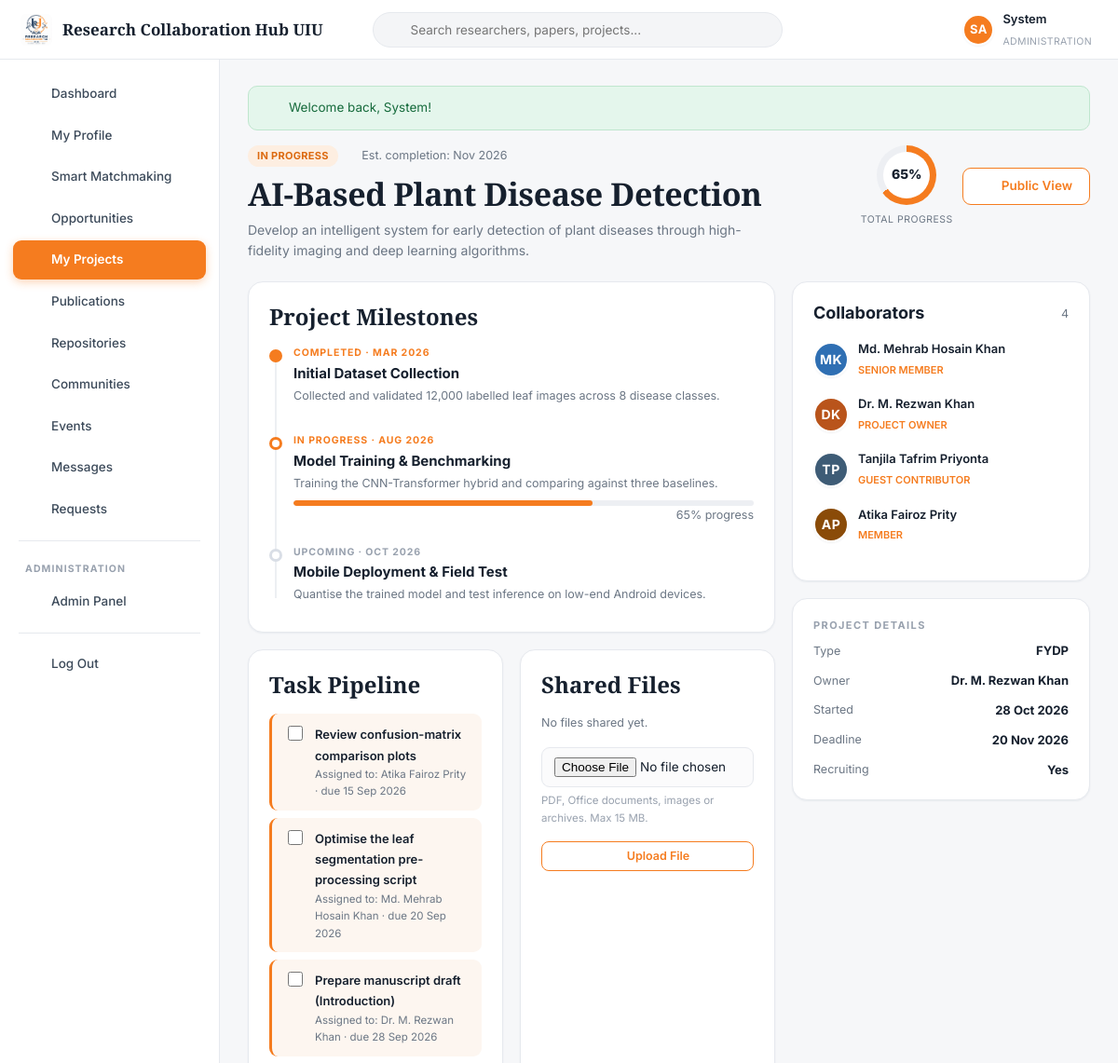
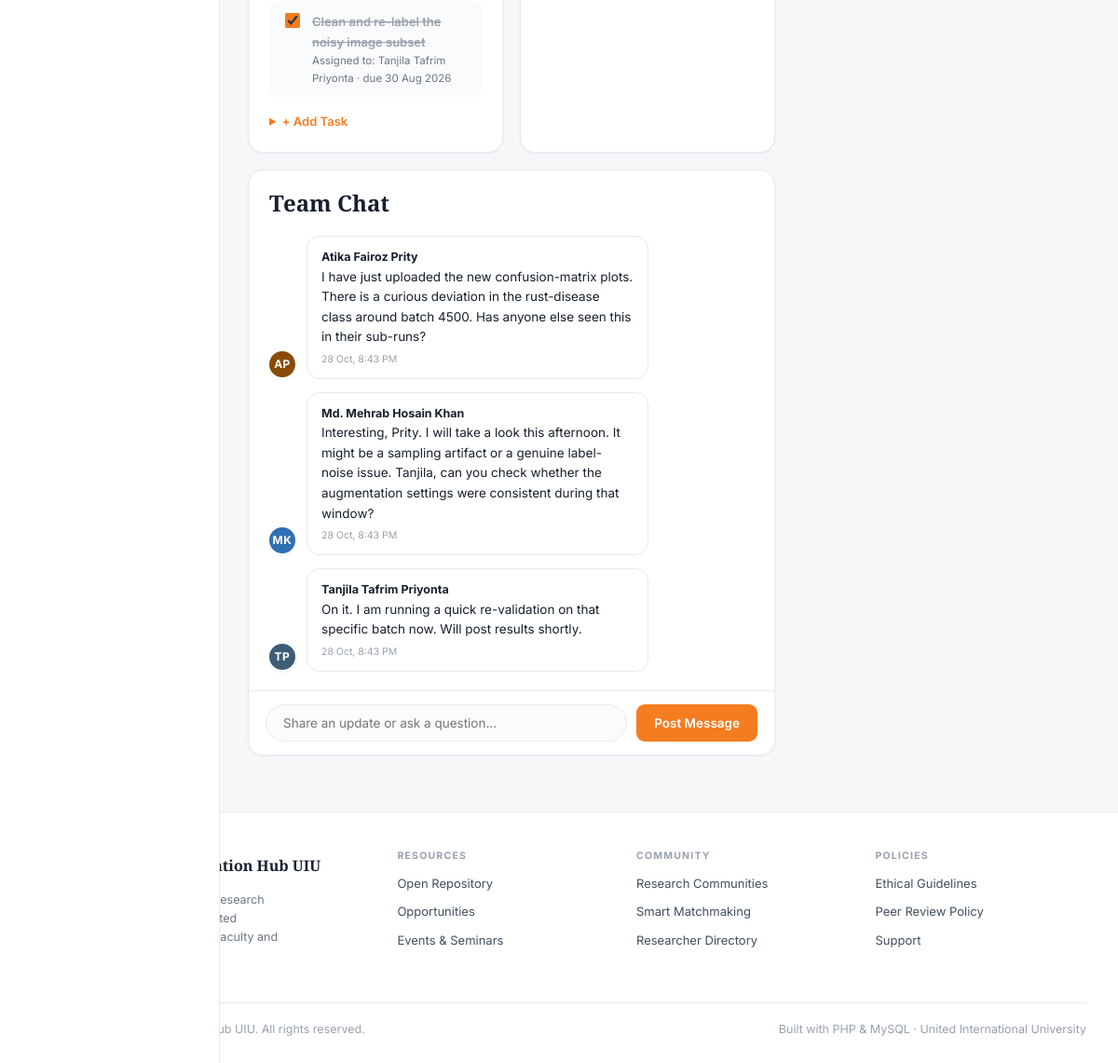
Screenshot of /project.php?id=1 (signed in) with the database file from the repository (2 pictures, top to bottom).
### tables this page shows
CREATE TABLE `users` (
  `id`                INT AUTO_INCREMENT PRIMARY KEY,
  `first_name`        VARCHAR(60)  NOT NULL,
  `last_name`         VARCHAR(60)  NOT NULL,
  `email`             VARCHAR(150) NOT NULL UNIQUE,
  `password`          VARCHAR(255) NOT NULL,
  `role`              ENUM('student','faculty','admin') NOT NULL DEFAULT 'student',
  `researcher_type`   ENUM('student_academic','corporate','gov_ngo','medical','non_researcher') DEFAULT 'student_academic',
  `department`        VARCHAR(100) DEFAULT NULL,
  `university`        VARCHAR(150) DEFAULT 'United International University',
  `designation`       VARCHAR(120) DEFAULT NULL,
  `trimester`         VARCHAR(30)  DEFAULT NULL,
  `student_id`        VARCHAR(30)  DEFAULT NULL,
  `cgpa`              DECIMAL(3,2) DEFAULT NULL,
  `bio`               TEXT         DEFAULT NULL,
  `avatar`            VARCHAR(255) DEFAULT NULL,
  `cover`             VARCHAR(255) DEFAULT NULL,
  `phone`             VARCHAR(40)  DEFAULT NULL,
  `city`              VARCHAR(80)  DEFAULT 'Dhaka',
  `linkedin`          VARCHAR(200) DEFAULT NULL,
  `orcid`             VARCHAR(60)  DEFAULT NULL,
  `website`           VARCHAR(200) DEFAULT NULL,
  `availability`      VARCHAR(60)  DEFAULT NULL,
  `preferred_team`    VARCHAR(40)  DEFAULT NULL,
  `open_to_collab`    TINYINT(1)   NOT NULL DEFAULT 1,
  `status`            ENUM('active','suspended') NOT NULL DEFAULT 'active',
  `created_at`        DATETIME     NOT NULL DEFAULT CURRENT_TIMESTAMP
);

CREATE TABLE `projects` (
  `id`               INT AUTO_INCREMENT PRIMARY KEY,
  `owner_id`         INT NOT NULL,
  `title`            VARCHAR(200) NOT NULL,
  `summary`          VARCHAR(400) DEFAULT NULL,
  `description`      TEXT         DEFAULT NULL,
  `objectives`       TEXT         DEFAULT NULL,
  `project_type`     ENUM('FYDP','Thesis','RA','Research','Lab Work') NOT NULL DEFAULT 'Research',
  `status`           ENUM('pending','in_progress','completed') NOT NULL DEFAULT 'in_progress',
  `is_open`          TINYINT(1)   NOT NULL DEFAULT 1,
  `required_members` VARCHAR(30)  DEFAULT '2-3',
  `deadline`         DATE         DEFAULT NULL,
  `progress`         INT          NOT NULL DEFAULT 0,
  `created_at`       DATETIME     NOT NULL DEFAULT CURRENT_TIMESTAMP,
  FOREIGN KEY (`owner_id`) REFERENCES `users`(`id`) ON DELETE CASCADE
);

CREATE TABLE `milestones` (
  `id`          INT AUTO_INCREMENT PRIMARY KEY,
  `project_id`  INT NOT NULL,
  `title`       VARCHAR(200) NOT NULL,
  `description` TEXT DEFAULT NULL,
  `status`      ENUM('completed','in_progress','upcoming') NOT NULL DEFAULT 'upcoming',
  `progress`    INT NOT NULL DEFAULT 0,
  `due_date`    DATE DEFAULT NULL,
  FOREIGN KEY (`project_id`) REFERENCES `projects`(`id`) ON DELETE CASCADE
);

CREATE TABLE `tasks` (
  `id`          INT AUTO_INCREMENT PRIMARY KEY,
  `project_id`  INT NOT NULL,
  `title`       VARCHAR(200) NOT NULL,
  `assigned_to` INT DEFAULT NULL,
  `is_done`     TINYINT(1) NOT NULL DEFAULT 0,
  `due_date`    DATE DEFAULT NULL,
  `created_at`  DATETIME NOT NULL DEFAULT CURRENT_TIMESTAMP,
  FOREIGN KEY (`project_id`)  REFERENCES `projects`(`id`) ON DELETE CASCADE,
  FOREIGN KEY (`assigned_to`) REFERENCES `users`(`id`)    ON DELETE SET NULL
);

CREATE TABLE `project_messages` (
  `id`         INT AUTO_INCREMENT PRIMARY KEY,
  `project_id` INT NOT NULL,
  `user_id`    INT NOT NULL,
  `body`       TEXT NOT NULL,
  `created_at` DATETIME NOT NULL DEFAULT CURRENT_TIMESTAMP,
  FOREIGN KEY (`project_id`) REFERENCES `projects`(`id`) ON DELETE CASCADE,
  FOREIGN KEY (`user_id`)    REFERENCES `users`(`id`)    ON DELETE CASCADE
);

CREATE TABLE `project_members` (
  `id`          INT AUTO_INCREMENT PRIMARY KEY,
  `project_id`  INT NOT NULL,
  `user_id`     INT NOT NULL,
  `member_role` VARCHAR(60) NOT NULL DEFAULT 'Member',
  `joined_at`   DATETIME NOT NULL DEFAULT CURRENT_TIMESTAMP,
  UNIQUE KEY `uniq_member` (`project_id`,`user_id`),
  FOREIGN KEY (`project_id`) REFERENCES `projects`(`id`) ON DELETE CASCADE,
  FOREIGN KEY (`user_id`)    REFERENCES `users`(`id`)    ON DELETE CASCADE
);

### project.php (the view, shortened to what the rows shown need)
<?php
$me  = currentUser();
$uid = (int)$me['id'];
$pid = (int)input('id', 0);
$p = fetchOne('SELECT p.*, u.first_name, u.last_name FROM projects p
               JOIN users u ON u.id = p.owner_id WHERE p.id = ?', [$pid]);
$members    = fetchAll('SELECT pm.member_role, u.* FROM project_members pm
                        JOIN users u ON u.id = pm.user_id WHERE pm.project_id = ?
                        ORDER BY pm.joined_at', [$pid]);
$milestones = fetchAll('SELECT * FROM milestones WHERE project_id = ?
                        ORDER BY FIELD(status,"completed","in_progress","upcoming"), due_date', [$pid]);
$tasks      = fetchAll('SELECT t.*, u.first_name, u.last_name FROM tasks t
                        LEFT JOIN users u ON u.id = t.assigned_to
                        WHERE t.project_id = ? ORDER BY t.is_done, t.due_date', [$pid]);
$chat       = fetchAll('SELECT pm.*, u.first_name, u.last_name, u.avatar, u.id AS uid
                        FROM project_messages pm JOIN users u ON u.id = pm.user_id
                        WHERE pm.project_id = ? ORDER BY pm.created_at', [$pid]);
require_once ROOT_PATH . '/includes/header.php';
?>
<div class="page-head">
  <div>
    <div class="flex mb-1" style="gap:9px">
      <span class="badge badge-<?= e($p['status']) ?>"><?= e(statusLabel($p['status'])) ?></span>
      <span class="muted-sm"><?= icon('calendar', 13) ?>
        Est. completion: <?= $p['deadline'] ? fmtDate($p['deadline'], 'M Y') : 'Not set' ?></span>
    </div>
    <h1><?= e($p['title']) ?></h1>
    <p class="sub"><?= e($p['summary']) ?></p>
  </div>
  <div class="flex" style="gap:10px">
    <div class="text-center">
      <div class="ring ring-sm" style="--pct:<?= (int)$p['progress'] ?>">
        <div class="ring-inner"><?= (int)$p['progress'] ?>%</div>
      </div>
    </div>
  </div>
</div>
<div class="layout-main-side">
  <div class="flex-col" style="gap:18px">
    <div class="card">
      <div class="card-head"><h2>Project Milestones</h2></div>
      <?php if (!$milestones): ?>
        <p class="muted-sm">No milestones yet.</p>
      <?php else: ?>
        <div class="timeline">
          <?php foreach ($milestones as $m): ?>
            <div class="tl-item <?= $m['status'] === 'completed' ? 'done' : ($m['status'] === 'in_progress' ? 'active' : '') ?>">
              <div class="tl-kicker <?= $m['status'] === 'upcoming' ? 'grey' : '' ?>">
                <?= e(strtoupper(statusLabel($m['status']))) ?>
                <?= $m['due_date'] ? ' &middot; ' . fmtDate($m['due_date'], 'M Y') : '' ?>
              </div>
              <h4><?= e($m['title']) ?></h4>
              <?php if ($m['description']): ?>
                <p class="muted-sm mb-1"><?= e($m['description']) ?></p>
              <?php endif; ?>
              <?php if ($m['status'] === 'in_progress'): ?>
                <div class="progress"><span style="width:<?= (int)$m['progress'] ?>%"></span></div>
                <div class="text-right muted-sm"><?= (int)$m['progress'] ?>% progress</div>
              <?php endif; ?>
            </div>
          <?php endforeach; ?>
        </div>
      <?php endif; ?>
    </div>
    <div class="grid grid-2">
      <div class="card">
        <div class="card-head"><h2>Task Pipeline</h2></div>
        <?php if (!$tasks): ?>
          <p class="muted-sm">No tasks yet.</p>
        <?php else: foreach ($tasks as $t): ?>
          <form method="post" class="task-row <?= $t['is_done'] ? 'task-done' : 'open' ?>">
            <input type="checkbox" <?= $t['is_done'] ? 'checked' : '' ?> onchange="this.form.submit()">
            <span class="flex-1">
              <span class="t"><?= e($t['title']) ?></span>
              <span class="m" style="display:block">
                <?= $t['first_name'] ? 'Assigned to: ' . e($t['first_name'] . ' ' . $t['last_name']) : 'Unassigned' ?>
                <?= $t['due_date'] ? ' &middot; due ' . fmtDate($t['due_date']) : '' ?>
              </span>
            </span>
          </form>
        <?php endforeach; endif; ?>
      </div>
      <div class="card">
        <div class="card-head"><h2>Shared Files</h2></div>
      </div>
    </div>
    <div class="card" style="padding:0;overflow:hidden">
      <div class="card-head" style="padding:20px 22px 0;margin-bottom:0"><h2>Team Chat</h2></div>
      <div class="chat-thread" style="background:#fff">
        <?php if (!$chat): ?>
          <p class="muted-sm text-center">No messages yet. Start the conversation.</p>
        <?php else: foreach ($chat as $c): $mine = ((int)$c['uid'] === $uid); ?>
          <div class="bubble-row <?= $mine ? 'me' : '' ?>">
            <?= avatar(['id' => $c['uid'], 'first_name' => $c['first_name'],
                        'last_name' => $c['last_name'], 'avatar' => $c['avatar']], 32) ?>
            <div class="bubble">
              <strong style="font-size:12.5px"><?= e($c['first_name'] . ' ' . $c['last_name']) ?></strong>
              <div><?= nl2br(e($c['body'])) ?></div>
              <span class="tm"><?= fmtDate($c['created_at'], 'd M, g:i A') ?></span>
            </div>
          </div>
        <?php endforeach; endif; ?>
      </div>
    </div>
  </div>
  <div class="flex-col" style="gap:18px">
    <div class="card">
      <?php foreach ($members as $m): ?>
        <a class="flex mb-2" style="text-decoration:none;color:inherit"
           href="<?= url('profile.php?id=' . (int)$m['id']) ?>">
          <?= avatar($m, 38) ?>
          <span>
            <span style="font-size:13px;font-weight:600;display:block"><?= e(fullName($m)) ?></span>
            <span class="muted-sm" style="color:var(--orange);font-weight:600;font-size:11px;text-transform:uppercase">
              <?= e($m['member_role']) ?></span>
          </span>
        </a>
      <?php endforeach; ?>
    </div>
    <div class="card">
      <div class="flex-col" style="gap:11px">
        <div class="flex-between"><span class="muted-sm">Type</span><strong style="font-size:13px"><?= e($p['project_type']) ?></strong></div>
        <div class="flex-between"><span class="muted-sm">Owner</span><strong style="font-size:13px"><?= e($p['first_name'] . ' ' . $p['last_name']) ?></strong></div>
        <div class="flex-between"><span class="muted-sm">Started</span><strong style="font-size:13px"><?= fmtDate($p['created_at']) ?></strong></div>
        <div class="flex-between"><span class="muted-sm">Deadline</span><strong style="font-size:13px"><?= $p['deadline'] ? fmtDate($p['deadline']) : '--' ?></strong></div>
      </div>
    </div>
  </div>
</div>
<?php require_once ROOT_PATH . '/includes/footer.php'; ?>

### includes/header.php (shortened to what the rows shown need)
<?php
require_once ROOT_PATH . '/includes/icons.php';
$layout    = $layout    ?? (isLoggedIn() ? 'app' : 'public');
$me        = currentUser();
?>
<!DOCTYPE html>
<html lang="en">
<head>
<link rel="stylesheet" href="<?= url('assets/css/style.css') ?>">
</head>
<body class="layout-<?= e($layout) ?>">
<?php if ($layout === 'app'): ?>
<header class="topbar">
  <a class="brand" href="<?= url('dashboard.php') ?>">
    <img src="<?= url('assets/img/logo.jpg') ?>" alt="Logo">
    <span class="brand-name"><?= e(SITE_NAME) ?></span>
  </a>
  <form class="topsearch" action="<?= url('search.php') ?>" method="get" role="search">
    <span class="ico"><?= icon('search', 16) ?></span>
    <input type="search" name="q" placeholder="Search researchers, papers, projects..."
           value="<?= e($_GET['q'] ?? '') ?>">
  </form>
  <div class="topactions">
    <a class="icon-btn" href="<?= url('notifications.php') ?>" title="Notifications">
      <?= icon('bell', 19) ?>
    </a>
    <a class="icon-btn" href="<?= url('messages.php') ?>" title="Messages">
      <?= icon('mail', 19) ?>
    </a>
    <a class="topuser" href="<?= url('profile.php') ?>">
      <?= avatar($me, 34) ?>
      <span>
        <span class="nm"><?= e($me['first_name']) ?></span><br>
        <span class="rl"><?= e($me['department'] ?: ucfirst($me['role'])) ?></span>
      </span>
    </a>
  </div>
</header>
<div class="app">
  <nav class="sidebar" id="sidebar">
    <a href="<?= url('dashboard.php') ?>"     class="<?= isActive('dashboard.php') ? 'active' : '' ?>"><?= icon('dashboard') ?> Dashboard</a>
    <a href="<?= url('profile.php') ?>"       class="<?= isActive('profile.php') || isActive('profile_edit.php') ? 'active' : '' ?>"><?= icon('user') ?> My Profile</a>
    <a href="<?= url('matchmaking.php') ?>"   class="<?= isActive('matchmaking.php') ? 'active' : '' ?>"><?= icon('sparkle') ?> Smart Matchmaking</a>
    <a href="<?= url('opportunities.php') ?>" class="<?= isActive('opportunities.php') || isActive('opportunity.php') ? 'active' : '' ?>"><?= icon('bulb') ?> Opportunities</a>
    <a href="<?= url('projects.php') ?>"      class="<?= isActive('projects.php') || isActive('project.php') || isActive('project_form.php') ? 'active' : '' ?>"><?= icon('folder') ?> My Projects</a>
    <a href="<?= url('publications.php') ?>"  class="<?= isActive('publications.php') || isActive('publication.php') ? 'active' : '' ?>"><?= icon('file') ?> Publications</a>
    <a href="<?= url('repository.php') ?>"    class="<?= isActive('repository.php') ? 'active' : '' ?>"><?= icon('layers') ?> Repositories</a>
    <a href="<?= url('communities.php') ?>"   class="<?= isActive('communities.php') || isActive('community.php') || isActive('post.php') ? 'active' : '' ?>"><?= icon('users') ?> Communities</a>
    <a href="<?= url('events.php') ?>"        class="<?= isActive('events.php') ? 'active' : '' ?>"><?= icon('calendar') ?> Events</a>
    <a href="<?= url('messages.php') ?>"      class="<?= isActive('messages.php') ? 'active' : '' ?>">
      <?= icon('mail') ?> Messages
    </a>
    <a href="<?= url('requests.php') ?>"      class="<?= isActive('requests.php') ? 'active' : '' ?>"><?= icon('user-plus') ?> Requests</a>
    <?php if ($me['role'] === 'admin'): ?>
      <div class="sidebar-sep"></div>
      <div class="sidebar-label">Administration</div>
      <a href="<?= url('admin/index.php') ?>"><?= icon('shield') ?> Admin Panel</a>
    <?php endif; ?>
    <div class="sidebar-sep"></div>
    <a href="<?= url('logout.php') ?>"><?= icon('logout') ?> Log Out</a>
  </nav>
  <main class="app-main">
    <?php foreach (getFlashes() as $f): ?>
      <div class="alert alert-<?= e($f['type']) ?>"><?= icon($f['type'] === 'success' ? 'check-circle' : 'help', 17) ?><span><?= e($f['message']) ?></span></div>
    <?php endforeach; ?>
<?php endif; ?>

### includes/functions.php (shortened to what the rows shown need)
<?php
function e($value): string
{
    return htmlspecialchars((string)$value, ENT_QUOTES, 'UTF-8');
}
function url(string $path = ''): string
{
    return BASE_URL . ltrim($path, '/');
}
function getFlashes(): array
{
    $f = $_SESSION['flash'] ?? [];
    return $f;
}
function isLoggedIn(): bool
{
    return !empty($_SESSION['user_id']);
}
function currentUser(): ?array
{
    static $user = null;
    static $loaded = false;
    if ($loaded) { return $user; }
    $loaded = true;
    $user = fetchOne('SELECT * FROM users WHERE id = ? AND status = "active"', [$_SESSION['user_id']]);
    return $user;
}
function fullName(array $user): string
{
    return trim($user['first_name'] . ' ' . $user['last_name']);
}
function initials(array $user): string
{
    return strtoupper(substr($user['first_name'], 0, 1) . substr($user['last_name'], 0, 1));
}
function avatarUrl(?array $user): string
{
    return '';
}
function avatar(?array $user, int $size = 40, string $extraClass = ''): string
{
    $src = avatarUrl($user);
    $style = 'width:' . $size . 'px;height:' . $size . 'px;';
    $palette = ['#12305B', '#F57C1F', '#2F6FB3', '#B9541B', '#3E5C76', '#8A4B08'];
    $bg      = $palette[((int)$user['id']) % count($palette)];
    $font    = max(10, (int)round($size * 0.38));
    return '<span class="avatar avatar-initials ' . e($extraClass) . '" style="' . $style
         . 'background:' . $bg . ';font-size:' . $font . 'px" title="' . e(fullName($user)) . '">'
         . e(initials($user)) . '</span>';
}
function fmtDate(?string $datetime, string $format = 'd M Y'): string
{
    return $datetime ? date($format, strtotime($datetime)) : '--';
}
function input(string $key, $default = '')
{
    $v = $_POST[$key] ?? $_GET[$key] ?? $default;
    return is_string($v) ? trim($v) : $v;
}
function isActive(string $page): bool
{
    return basename($_SERVER['PHP_SELF']) === $page;
}
function statusLabel(string $status): string
{
    return match ($status) {
        'in_progress' => 'In Progress',
        'completed'   => 'Completed',
        'pending'     => 'Pending Approval',
        default       => ucfirst(str_replace('_', ' ', $status)),
    };
}

### rows the page displays
users: initials($user) "SA", first_name "System", department "ADMINISTRATION"
projects: status "IN PROGRESS", deadline "Nov 2026", title "AI-Based Plant Disease Detection", summary "Develop an intelligent system for early detection of plant diseases through high-fidelity imaging and deep learning algorithms.", progress "65", project_type "FYDP", owner.last_name "Dr. M. Rezwan Khan", created_at "28 Oct 2026", deadline "20 Nov 2026"
milestones: status "COMPLETED", due_date "MAR 2026", title "Initial Dataset Collection", description "Collected and validated 12,000 labelled leaf images across 8 disease classes."
milestones: status "IN PROGRESS", due_date "AUG 2026", title "Model Training & Benchmarking", description "Training the CNN-Transformer hybrid and comparing against three baselines.", progress "65"
milestones: status "UPCOMING", due_date "OCT 2026", title "Mobile Deployment & Field Test", description "Quantise the trained model and test inference on low-end Android devices."
tasks: title "Review confusion-matrix comparison plots", assigned_to.last_name "Atika Fairoz Prity", due_date "15 Sep 2026"
tasks: title "Optimise the leaf segmentation pre-processing script", assigned_to.last_name "Md. Mehrab Hosain Khan", due_date "20 Sep 2026"
tasks: title "Prepare manuscript draft (Introduction)", assigned_to.last_name "Dr. M. Rezwan Khan", due_date "28 Sep 2026"
tasks: is_done "☑", title "Clean and re-label the noisy image subset", assigned_to.last_name "Tanjila Tafrim Priyonta", due_date "30 Aug 2026"
project_messages: user "AP", user.last_name "Atika Fairoz Prity", body "I have just uploaded the new confusion-matrix plots. There is a curious deviation in the rust-disease class around batch 4500. Has anyone else seen this in their sub-runs?", created_at "28 Oct, 8:43 PM"
project_messages: user "MK", user.last_name "Md. Mehrab Hosain Khan", body "Interesting, Prity. I will take a look this afternoon. It might be a sampling artifact or a genuine label-noise issue. Tanjila, can you check whether the augmentation settings were consistent during that window?", created_at "28 Oct, 8:43 PM"
project_messages: user "TP", user.last_name "Tanjila Tafrim Priyonta", body "On it. I am running a quick re-validation on that specific batch now. Will post results shortly.", created_at "28 Oct, 8:43 PM"
project_members: user.last_name "MK", user.last_name "Md. Mehrab Hosain Khan", member_role "SENIOR MEMBER"
project_members: user.last_name "DK", user.last_name "Dr. M. Rezwan Khan", member_role "PROJECT OWNER"
project_members: user.last_name "TP", user.last_name "Tanjila Tafrim Priyonta", member_role "GUEST CONTRIBUTOR"
project_members: user.last_name "AP", user.last_name "Atika Fairoz Prity", member_role "MEMBER"

### other values shown
SITE_NAME "Research Collaboration Hub UIU"
$f['message'] "Welcome back, System!"
count($members) "4"
